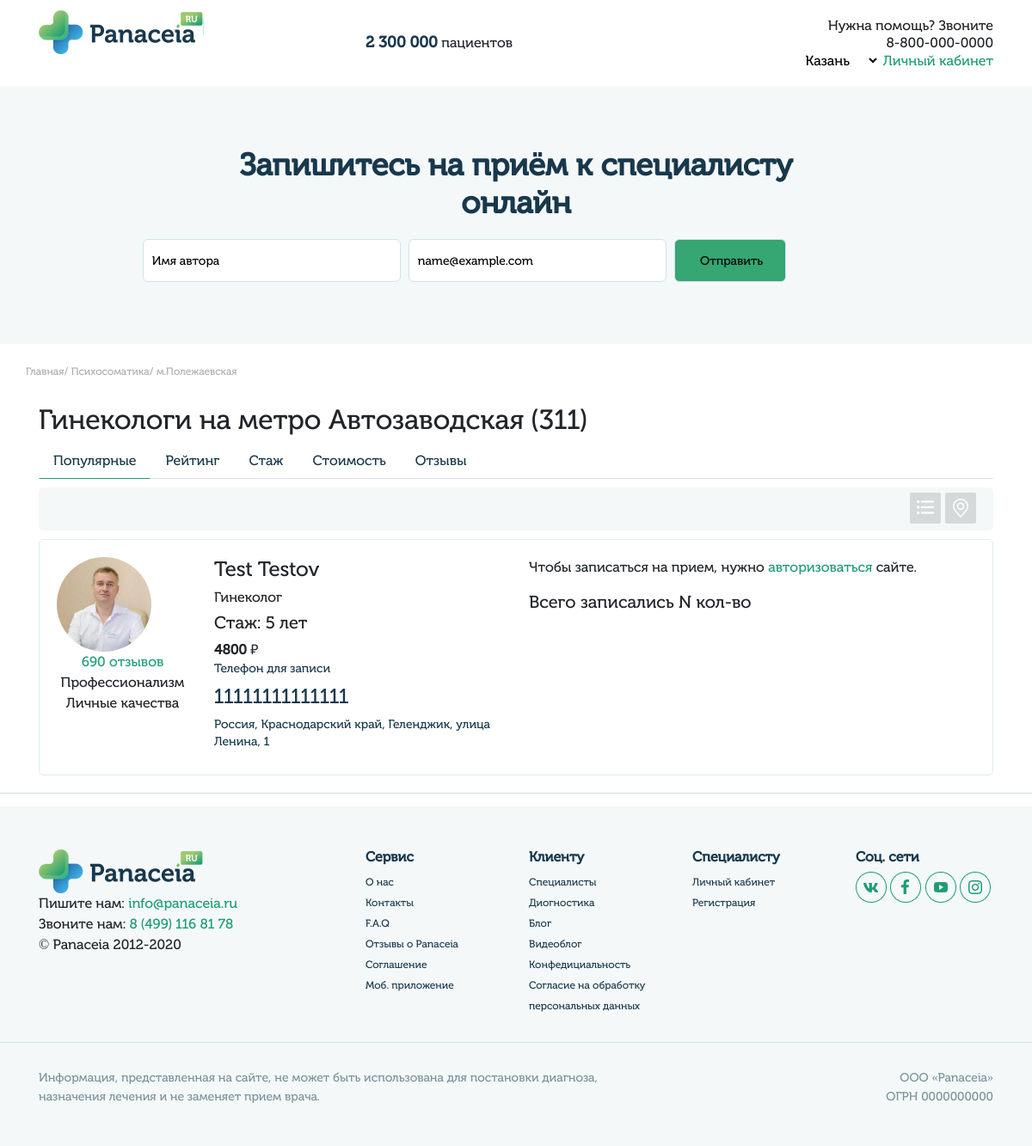
Page /doctors/list/ on the committed database.
### userprofile/models.py (models this page shows, shortened)
class UserMain(models.Model):
    user = models.OneToOneField(User, on_delete=models.CASCADE)
    gender_list = (
        ('male', 'Мужской'),
        ('female', 'Женский')
    )
    queryset = TimeZone.objects.all()
    time_zone_list = []
    for i in queryset:
         time_zone_list.append((i.name, i.title))
    gender = models.CharField(blank=True,  max_length=6, choices=gender_list, verbose_name='Пол')
    avatar = models.ImageField(blank=True, upload_to='images/users', verbose_name='Изображение')
    fio = models.CharField(blank=True, max_length=100, verbose_name='ФИО')
    dob = models.CharField(blank=True, max_length=10, verbose_name='Дата рождения')
    city = models.CharField(blank=True, max_length=200, verbose_name='Город')
    time_zone = models.CharField(blank=True, max_length=200, choices=time_zone_list, verbose_name='Временная зона')
    skype = models.CharField(blank=True, max_length=50, verbose_name='Skype')
    whatsapp = models.CharField(blank=True, max_length=20, verbose_name='WhatsApp')
    phone = models.CharField(blank=True, max_length=20, verbose_name='Номер телефона')
    coords = models.CharField(blank=True, max_length=200, verbose_name='Координаты')
    class Meta:
        verbose_name = 'Профиль'
        verbose_name_plural = 'Профили'

class UserDoctor(models.Model):
    user = models.OneToOneField(User, on_delete=models.CASCADE)
    org_types_list = [('ur', 'Юридическое лицо'),
                    ('fiz', 'Физическое лицо')]
    orgtype = models.CharField(blank=True, null=True, max_length=11, choices=org_types_list, verbose_name='Тип организации')
    meet_online = models.BooleanField(blank=True, null=True, verbose_name='Прием онлайн')
    meet_offline = models.BooleanField(blank=True, null=True, verbose_name='Прием оффлайн')
    meet_online_offline = models.BooleanField(blank=True, null=True, verbose_name='Прием онлайн и оффлайн')
    patient_grown = models.BooleanField(blank=True, null=True, verbose_name='Взрослые')
    patient_children = models.BooleanField(blank=True, null=True, verbose_name='Дети')
    verified = models.BooleanField(blank=True, null=True, verbose_name='Аккаунт верифицирован')
    specialty = models.CharField(blank=True, max_length=100, verbose_name='Специализация')
    experience_text = models.TextField(blank=True, max_length=3000, verbose_name='Опыт работы')
    experience_years = models.CharField(blank=True, max_length=2, verbose_name='Стаж')
    class Meta:
        verbose_name = 'Профиль'
        verbose_name_plural = 'Профили'

### doctors/views.py (the view)
# urls.py: path('list/', views.doctors_list_view, name='doctors_list'),
def doctors_list_view(request):
    object_list = User.objects.filter(groups__name='doctors')
    paginator = Paginator(object_list, 2)
    page = request.GET.get('page')
    doctors = list()
    try:
        users = paginator.page(page)
    except PageNotAnInteger:
        users = paginator.page(1)
    except EmptyPage:
        users = paginator.page(paginator.num_pages)
    for user in users:
        doctor_main = UserMain.objects.get(user=user)
        doctor = UserDoctor.objects.get(user=user)
        if doctor.experience_years != '':
            words = ['год', 'года', 'лет']
            num = int(doctor.experience_years)
            years = decl_of_num(num, words)
            experience = 'Стаж: ' + str(num) + ' ' + years
        else:
            experience = ''
        _doctor = {
            'id': user.id,
            'fio': doctor_main.fio,
            'city': doctor_main.city,
            'phone': doctor_main.phone,
            'avatar': doctor_main.avatar,
            'specialty': doctor.specialty,
            'experience_years': experience
        }
        doctors.append(_doctor)
    data = {'doctors': doctors, 'page': page, 'users': users}
    return render(request, 'doctors_list.html', data)

### doctors/utility.py (called while the page is built)
def decl_of_num(n, es):
  n = n % 100
  if n >= 11 and n <= 19:
      s = es[2]
  else:
      i = n % 10
      if i == 1:
          s = es[0]
      elif i in [2, 3, 4]:
          s = es[1]
      else:
          s = es[2]
  return s

### templates/doctors_list.html (shortened to what this page needs)
{% extends "home.html" %}
{% load static %}
{% block content %}
<div class="top-search">
    <div class="container">
        <div class="row">
            <div class="col-sm">
                <div class="search-title">
                    Запишитесь на приём к специалисту онлайн
                </div>
            </div>
        </div>
        <div class="row popup-login">
            <div class="col-sm">
                <div class="search-form">
                    <div class="form-offer">
                        <form class="mainform">
                            <p class="name">
                                <input type="text" name="name" value="Имя автора" />
                            </p>
                            <p class="email">
                                <input type="text" name="email" value="name@example.com" />
                            </p>
                            <p class="send">
                                <input type="submit" value="Отправить" />
                            </p>
                        </form>
                    </div>
                </div>
            </div>
        </div>
    </div>
</div>
<div class="doctor-search">
    <div class="container">
        <div class="row">
            <div class="col-ms">
                <div class="breadcrumbs">
                    <a href="index.html">Главная</a>/ <a href="#">Психосоматика</a>/ <a href="">м.Полежаевская</a>
                </div>
            </div>
        </div>
        <div class="row">
            <div class="col-sm">
                <h2>Гинекологи на метро Автозаводская <span>(311)</span></h2>
                <ul class="nav nav-tabs doctor-tab" id="myTab" role="tablist">
                    <li class="nav-item">
                        <a class="nav-link active" id="popular-tab" data-toggle="tab" href="#popular" role="tab" aria-controls="popular" aria-selected="true">Популярные</a>
                    </li>
                    <li class="nav-item">
                        <a class="nav-link" id="rating-tab" data-toggle="tab" href="#rating" role="tab" aria-controls="rating" aria-selected="false">Рейтинг</a>
                    </li>
                    <li class="nav-item">
                        <a class="nav-link" id="experience-tab" data-toggle="tab" href="#experience" role="tab" aria-controls="experience" aria-selected="false">Стаж</a>
                    </li>
                    <li class="nav-item">
                        <a class="nav-link" id="price-tab" data-toggle="tab" href="#price" role="tab" aria-controls="price" aria-selected="false">Стоимость</a>
                    </li>
                    <li class="nav-item">
                        <a class="nav-link" id="reviews-tab" data-toggle="tab" href="#reviews" role="tab" aria-controls="reviews" aria-selected="false">Отзывы</a>
                    </li>
                </ul>
                <div>
                     <div class="map-list tabs-nav">
                         <div class="list-icon icon">
                             <a href="{% url 'doctors_list' %}"><img src="{% static 'img/list.png' %}" alt=""></a>
                         </div>
                         <div class="map-icon icon">
                            <a href="{% url 'doctors_map' %}"> <img src="{% static 'img/place.png' %}" alt=""></a>
                         </div>
                     </div>
                     <div class="tab-maps">
                        <div class="tab-content">
                            <div class="tab-pane fade show active" id="popular" role="tabpanel" aria-labelledby="popular-tab">
                                {% for doctor in doctors %}
                                    <div class="doctor-info">
                                        <div class="row">
                                            <div class="col-2">
                                                {% if doctor.avatar != '' %}
                                                    <div class="avatar-doctor">
                                                        <img src="/media/{{doctor.avatar}}" alt="">
                                                    </div>
                                                {% else %}
                                                    <div class="avatar-doctor">
                                                        <img src="{% static 'img/user.png' %}" alt="">
                                                    </div>
                                                {% endif %}
                                                <div class="reviews-coin">
                                                    690 отзывов
                                                </div>
                                                <div class="rating-profi">
                                                    Профессионализм
                                                </div>
                                                <div class="rating-qualities">
                                                    Личные качества
                                                </div>
                                            </div>
                                            <div class="col-4 info-doctor">
                                                {% if doctor.fio != '' %}
                                                    <h4>{{ doctor.fio }}</h4>
                                                {% endif %}
                                                {% if doctor.specialty != '' %}
                                                    <h6>{{ doctor.specialty }}</h6>
                                                {% endif %}
                                                {% if doctor.experience_years != '' %}
                                                    <h5>{{ doctor.experience_years }}</h5>
                                                {% endif %}
                                                <div class="price">
                                                    <b>4800</b> ₽
                                                </div>
                                                <div class="phone-record">
                                                    <h5>Телефон для записи</h5>
                                                    <h4>{{ doctor.phone }} </h4>
                                                    <h5>{{ doctor.city }}</h5>
                                                </div>
                                            </div>
                                            <div class="col-6 recording">
                                                {% if request.user.is_authenticated %}
                                                    {% if user.groups.all.0.name == "users" %}
                                                        <div class="appointment appointment-btn set-doctor-id show-modal" doctor-id="{{doctor.id}}">Записаться на прием</div>
                                                    {% endif %}
                                                {% else %}
                                                    <p>Чтобы записаться на прием, нужно <a href="{% url 'login' %}">авторизоваться</a> сайте.</p>
                                                {% endif %}
                                                <h5>Всего записались N кол-во</h5>
                                            </div>
                                        </div>
                                    </div>
                                {% endfor %}
                            </div>
                        </div>
                     </div>
                </div>
            </div>
        </div>
    </div>
</div>
{% endblock %}

### static/css/style.css (style rules this page uses)
a, abbr, acronym, address, applet, article, aside, audio, b, big, blockquote, body, canvas, caption, center, cite, code, dd, del, details, dfn, div, dl, dt, em, embed, fieldset, figcaption, figure, footer, form, h1, h2, h3, h4, h5, h6, header, hgroup, html, i, iframe, img, ins, kbd, label, legend, li, mark, menu, nav, object, ol, output, p, pre, q, ruby, s, samp, section, small, span, strike, strong, sub, summary, sup, table, tbody, td, tfoot, th, thead, time, tr, tt, u, ul, var, video { font-family: 'Museo Cyrl'; }
a { color: #1D9D73!important; text-decoration: none; background-color: transparent; -webkit-text-decoration-skip: objects; }
.mainform { display: flex; width: 886px; margin: auto; margin-top: 20px; }
.email, .name, .send { margin-left: 1%; font-style: normal; font-weight: 300; font-size: 14px; line-height: 17px; }
.mainform input { width: 300px; height: 50px; padding-left: 10px; background: #FFFFFF; border: 1px solid #D0E3E8; box-sizing: border-box; border-radius: 6px; }
.mainform .send input { width: 130px; height: 50px; background: #36A672; border-radius: 6px; }
.top-search { text-align: center; height: 300px; background: #F4F8F9; }
.search-title { margin: auto; margin-top: 70px; font-weight: 600; font-size: 36px; line-height: 44px; color: #18384C; width: 694px; }
.breadcrumbs { margin-top: 25px; margin-bottom: 30px; font-size: 12px; line-height: 14px; color: #ababab; }
.breadcrumbs a { color: #ababab!important; }
.map-list { height: 50px; background: #F4F8F9; border-radius: 6px; display: flex; justify-content: flex-end; padding-right: 20px; margin: 10px 0px; }
.icon { width: 36px; height: 36px; background: #D4D9DA; border-radius: 2px; text-align: center; display: inline-block; margin-top: 6px; margin-left: 5px; }
.icon img { margin-top:7px; }
.doctor-info { border: 1px solid #DDEBEE; box-sizing: border-box; border-radius: 6px; }
.avatar-doctor { text-align: center; }
.avatar-doctor img { border-radius: 100px; }
.reviews-coin { color: #1D9D73; text-align: center; }
.rating-profi { text-align: center; }
.rating-qualities { text-align: center; }
.phone-record { font-size: 20px; line-height: 20px; color: #18384C; }
.phone-record h5 { font-weight: 300; font-size: 14px; line-height: 20px; color: #18384C; }
.nav-tabs .nav-item.show .nav-link, .nav-tabs .nav-link.active { color: #495057; border-color: #ffffff00 #ffffff00 #1e9d73!important; }
.doctor-tab a { color: #18394b!important; }
.popup-login { display: none; }

### static/css/sp-style.css (style rules this page uses)
.doctor-info { margin-bottom: 20px; padding: 20px; }
.avatar-doctor { width: 110px; height: 110px; overflow: hidden; }
.avatar-doctor img { width: 100%; object-fit: cover; }

### rows in the picture
UserMain: avatar (picture), fio "Test Testov", phone "11111111111111", city "Россия, Краснодарский край, Геленджик, улица Ленина, 1"
UserDoctor: specialty "Гинеколог"

### other values in the picture
{{ doctor.experience_years }} "Стаж: 5 лет"
